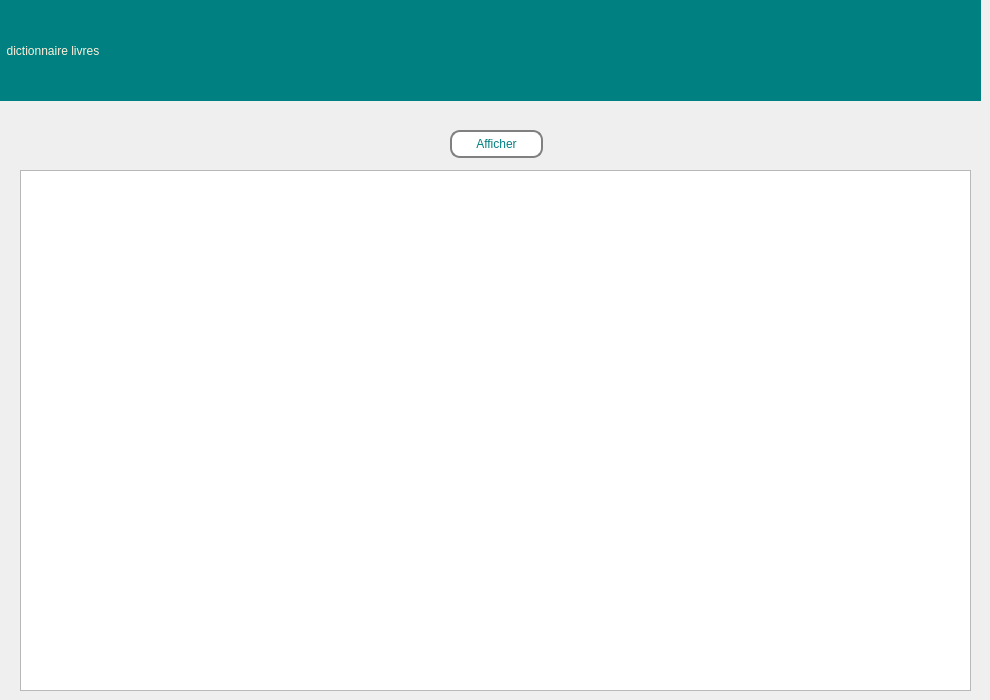
    <widget class="QWidget" name="page_afficher_livres">
     <widget class="QPushButton" name="affiche_dictionnaire_2">
      <property name="geometry">
       <rect>
        <x>450</x>
        <y>130</y>
        <width>93</width>
        <height>28</height>
       </rect>
      </property>
      <property name="styleSheet">
       <string notr="true">border: 2px solid gray;
font: 63 9pt &quot;Segoe UI Variable Display Semib&quot;;
  border-radius: 10px;
  padding: 0 8px;
  
color: rgb(0, 128, 128);
background-color: rgb(255, 255, 255);</string>
      </property>
      <property name="text">
       <string>Afficher</string>
      </property>
     </widget>
     <widget class="QLabel" name="label_263">
      <property name="geometry">
       <rect>
        <x>0</x>
        <y>0</y>
        <width>981</width>
        <height>101</height>
       </rect>
      </property>
      <property name="toolTip">
       <string>&lt;html&gt;&lt;head/&gt;&lt;body&gt;&lt;p align=&quot;center&quot;&gt;&lt;br/&gt;&lt;/p&gt;&lt;/body&gt;&lt;/html&gt;</string>
      </property>
      <property name="styleSheet">
       <string notr="true">color: rgb(253, 239, 220);background-color: rgb(0, 128, 128);
font: 75 16pt &quot;Rockwell&quot;;
</string>
      </property>
      <property name="text">
       <string>  dictionnaire livres</string>
      </property>
     </widget>
     <widget class="QTableWidget" name="tableWidget_livres">
      <property name="geometry">
       <rect>
        <x>20</x>
        <y>170</y>
        <width>951</width>
        <height>521</height>
       </rect>
      </property>
     </widget>
    </widget>
